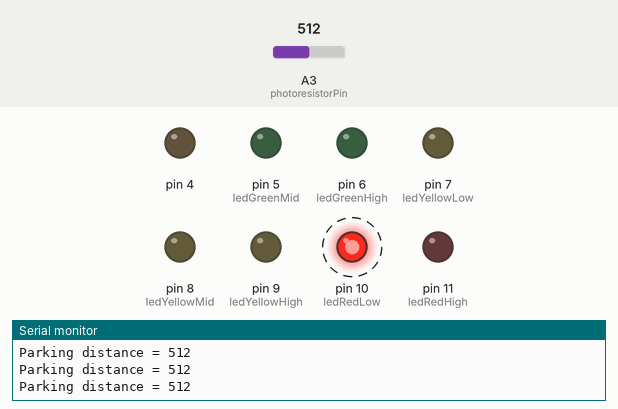
The program below on a simulated Arduino Uno, built with avr-gcc and run on an emulated ATmega328P. On the bench: output pins drawn as LEDs (lit = HIGH), the last lines printed to the serial monitor. Dashed ring = blinking. Inputs (shaded band) come from the test bench; at power-on: A3 (photoresistorPin) = 512.

Above: at 1.2 s.
1.3 s: A3 (photoresistorPin) set to 490
At 2.1 s:
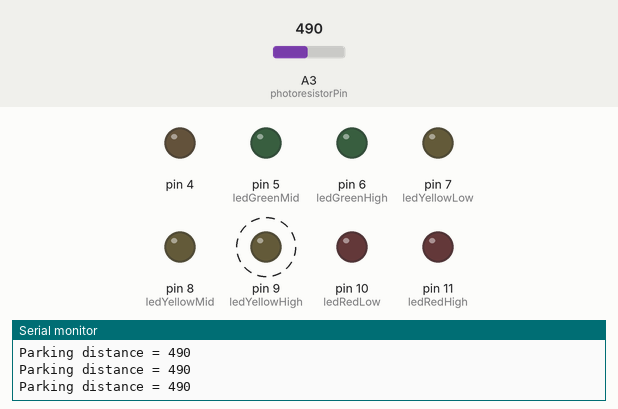
4.3 s: A3 (photoresistorPin) set to 1023
At 5.5 s:
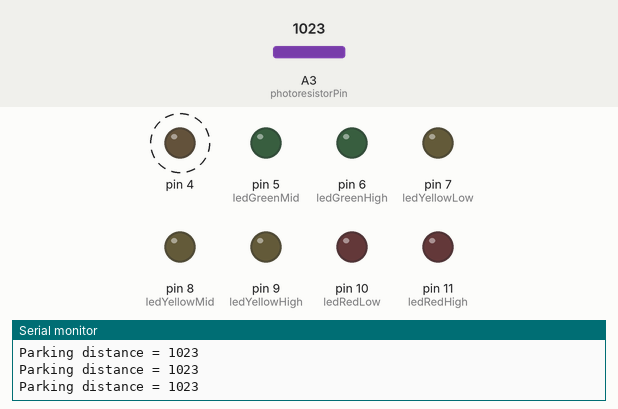
7.3 s: A3 (photoresistorPin) set to 638
At 8.1 s:
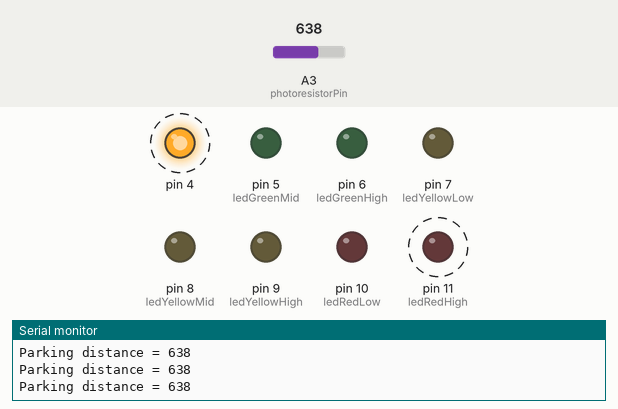
10.3 s: A3 (photoresistorPin) set to 614
At 10.9 s:
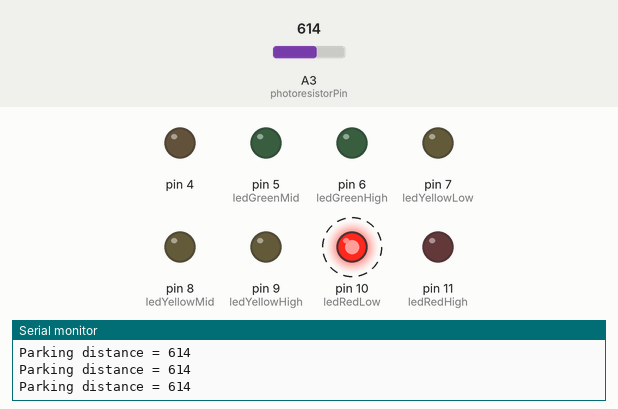
13.3 s: A3 (photoresistorPin) set to 40
At 13.8 s:
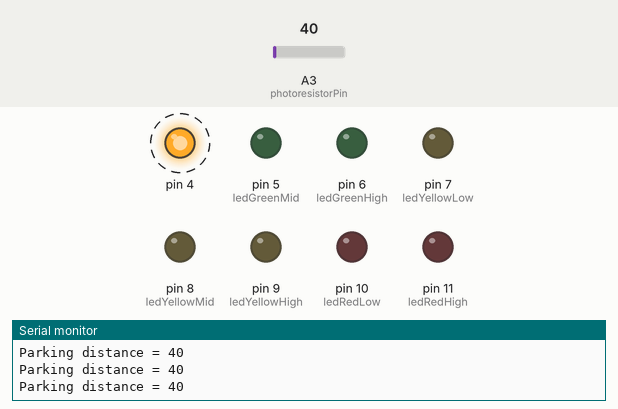
16.3 s: A3 (photoresistorPin) set to 54
At 17.1 s:
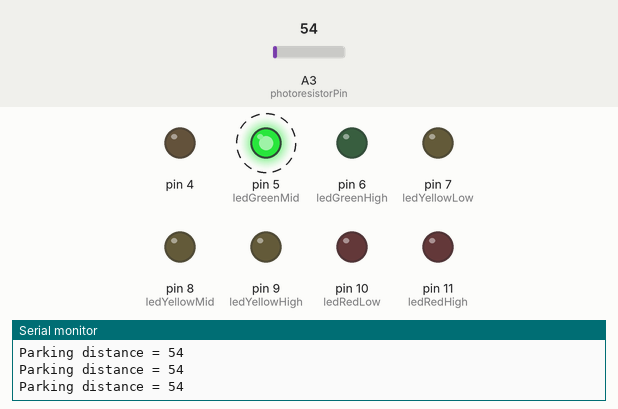
Timing chart, 0 to 66.8 s (numbered marks = the images above; inputs shaded):
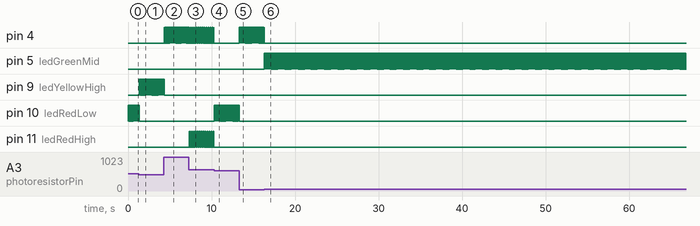

Measured:
- the behaviour switches between 501 and 500 on A3 (photoresistorPin) (found by bisection; images 0 and 1)
- the behaviour switches between 631 and 630 on A3 (photoresistorPin) (found by bisection; images 3 and 4)
- the behaviour switches between 50 and 51 on A3 (photoresistorPin) (found by bisection; images 5 and 6)
- after the input at 1.3 s, pin 9 (ledYellowHigh): alternates HIGH for 0.03 s and LOW for 0.01 s, starting at once; pin 10 (ledRedLow): goes on until 1.3 s, then stays LOW
- after the input at 4.3 s, pin 4: alternates HIGH for 0.03 s and LOW for 0.01 s, starting at once; pin 9 (ledYellowHigh): goes on until 4.3 s, then stays LOW
- after the input at 7.3 s, pin 4: alternates HIGH for 0.03 s and LOW for 0.05 s, starting after 0.07 s; pin 11 (ledRedHigh): alternates HIGH for 0.03 s and LOW for 0.05 s, starting at once
- after the input at 10.3 s, pin 4, pin 11 (ledRedHigh): stops changing and stays LOW; pin 10 (ledRedLow): alternates HIGH for 0.03 s and LOW for 0.01 s, starting at once
- after the input at 13.3 s, pin 4: alternates HIGH for 0.03 s and LOW for 0.01 s, starting at once; pin 10 (ledRedLow): goes on until 13.3 s, then stays LOW
- after the input at 16.3 s, pin 4: goes on until 16.3 s, then stays LOW; pin 5 (ledGreenMid): alternates HIGH for 0.03 s and LOW for 0.01 s, starting at once

The program:

main.cpp
```cpp
#include <Arduino.h>

///////////////////////// VARS
int buttonPin = A2;
int photoresistorPin = A3;

int sensorRead;
int distance;
int current_pin;

//refactor - make a struct or an KV
int ledRedHigh = 11;
int ledRedLow = 10;

int ledYellowHigh = 9;
int ledYellowMid = 8;
int ledYellowLow = 7;

int ledGreenHigh = 6;
int ledGreenMid = 5;
int ledGreenLow = 4;

int delayTime = 200;
///////////////////////// / VARS

// put function declarations here:
int myFunction(int, int);

void setup() {
  pinMode(ledRedHigh, OUTPUT);
  pinMode(ledRedLow, OUTPUT);
  pinMode(ledYellowHigh, OUTPUT);
  pinMode(ledYellowMid, OUTPUT);
  pinMode(ledYellowLow, OUTPUT);
  pinMode(ledGreenHigh, OUTPUT);
  pinMode(ledGreenMid, OUTPUT);

  pinMode(photoresistorPin, INPUT);
  Serial.begin(9600);
}

void blink_led(int ledAddress) {
	analogWrite(ledAddress, 255);
  	delay(30);
  	analogWrite(ledAddress, 0);
    delay(10);
}

void led_meter(int sensorRead) {
    if (630 < sensorRead && sensorRead <= 700) {
      blink_led(ledRedHigh);
    }
    if (500 < sensorRead && sensorRead <= 630) {
      blink_led(ledRedLow);
    }

    else if(450 < sensorRead && sensorRead <= 500) {
      blink_led(ledYellowHigh);
    }
    else if(400 < sensorRead && sensorRead <= 450) {
      blink_led(ledYellowMid);
    }
    else if(300 < sensorRead && sensorRead <= 400) {
      blink_led(ledYellowLow);
    }

    else if(200 < sensorRead && sensorRead <= 300) {
      blink_led(ledGreenHigh);
    }
    else if(50 < sensorRead && sensorRead <= 200) {
      blink_led(ledGreenMid);
    }
    else if(0 < sensorRead && sensorRead <= 50) {
      blink_led(ledGreenLow);
    }
    else {
      blink_led(ledGreenLow);
    }
}

void loop() {
  current_pin = photoresistorPin;

  sensorRead = analogRead(current_pin); // to store sensor's value
  // PWM - pause with modulation

  distance = sensorRead;
  Serial.print("Parking distance = ");
  Serial.println(distance);

  led_meter(distance);
 }
```
